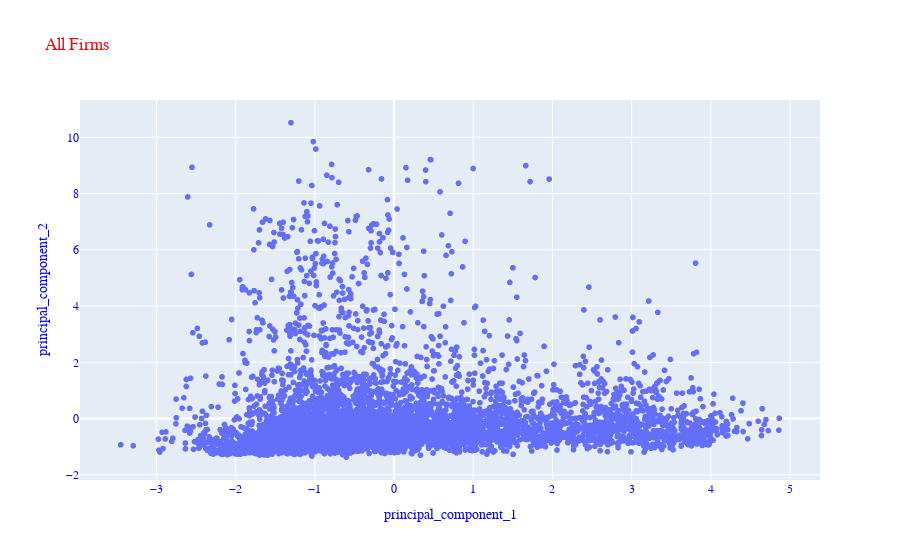

This figure's notebook cell:
### Markdown cell above
#### 4.4. Plots
Plot the firms in the 2-dimensional space in the following order.<br>
[1] All firms<br>
[2] Normal Firms vs. Outlier Firms<br>
[3] Isolation Forest Scores

### Code cell
# Create a function to plot firms on the 2-dimensional space
def plot_firms (dataframe, title, color = None):
    """ Plot firms on the 2-dimensional space """
    
    # Generate a scatter plot
    fig = px.scatter(pca_df, x="principal_component_1", y="principal_component_2", title=title, color=color)
    
    # Layout
    fig.update_layout(
        font_family="Courier New",
        font_color="blue",
        title_font_family="Courier New",
        title_font_color="red",
        legend_title_font_color="green"
    )
    return(fig)
    
# Plot [1] All firms
plot_firms(pca_df, "All Firms").show()

### Figure 1 — Plotly figure (JSON) as saved in the notebook; plotly's stock layout.template omitted (floating-point values rounded to 4 significant figures; data arrays with more than 128 entries replaced by an {"elided": "..."} marker saying what was removed)
{"data": [{"hovertemplate": "principal_component_1=%{x}<br>principal_component_2=%{y}<extra></extra>", "legendgroup": "", "marker": {"color": "#636efa", "symbol": "circle"}, "mode": "markers", "name": "", "showlegend": false, "type": "scattergl", "x": {"elided": "6279 float values"}, "xaxis": "x", "y": {"elided": "6279 float values"}, "yaxis": "y"}], "layout": {"font": {"color": "blue", "family": "Courier New"}, "legend": {"title": {"font": {"color": "green"}}, "tracegroupgap": 0}, "title": {"font": {"color": "red", "family": "Courier New"}, "text": "All Firms"}, "xaxis": {"anchor": "y", "domain": [0, 1], "title": {"text": "principal_component_1"}}, "yaxis": {"anchor": "x", "domain": [0, 1], "title": {"text": "principal_component_2"}}}}
